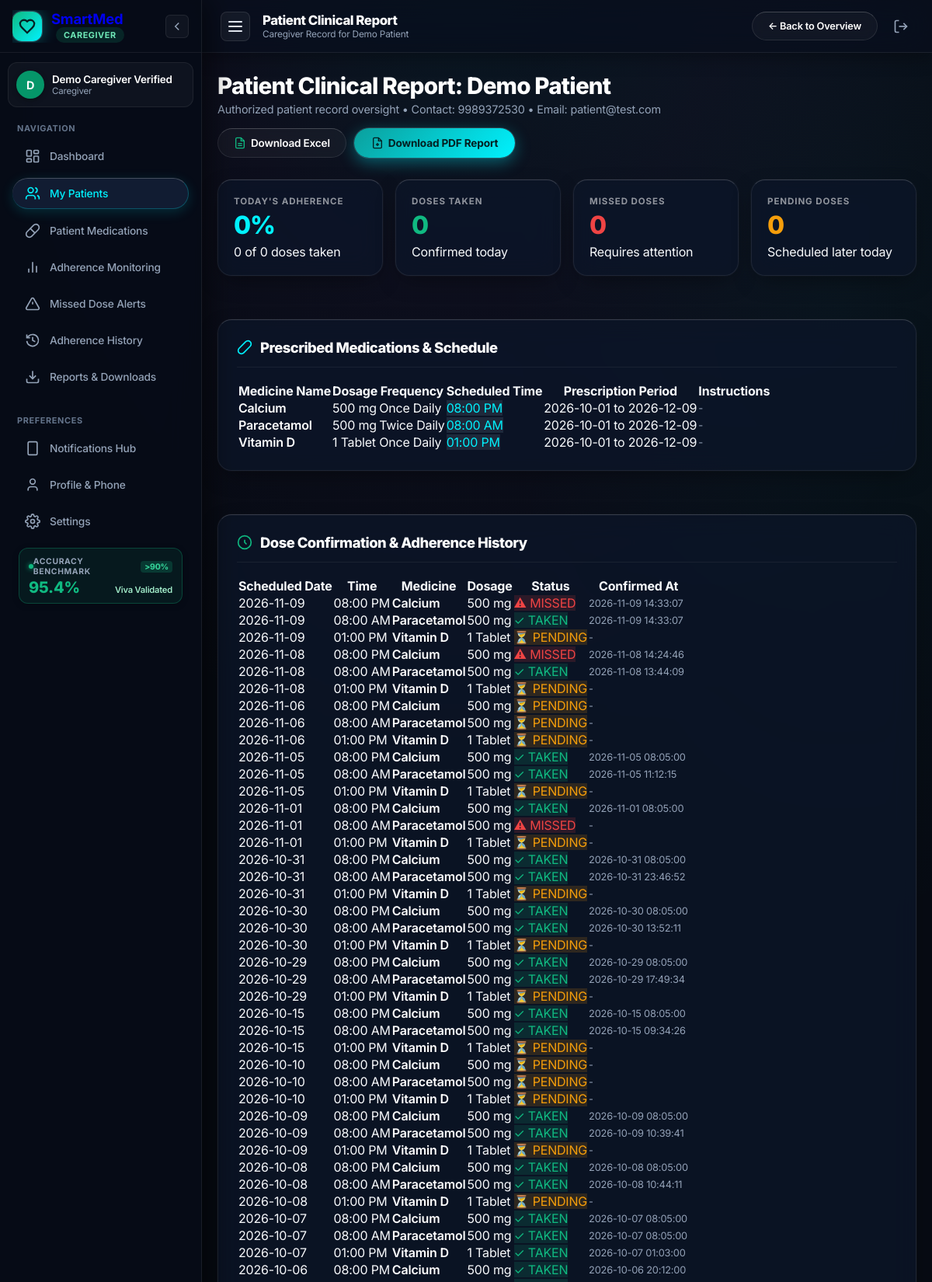
The app's page /caregiver/patient/1 (signed in, upper part) with its own data.
### tables this page shows
CREATE TABLE users (
            id INTEGER PRIMARY KEY AUTOINCREMENT,
            name TEXT NOT NULL,
            email TEXT UNIQUE NOT NULL,
            password TEXT NOT NULL,
            role TEXT NOT NULL
        , phone TEXT DEFAULT '9989372530', phone_verified INTEGER DEFAULT 0, notification_consent INTEGER DEFAULT 1, notification_preferences TEXT DEFAULT 'reminders,missed,alerts', created_at TEXT DEFAULT '');

CREATE TABLE medications (
            id INTEGER PRIMARY KEY AUTOINCREMENT,
            patient_id INTEGER NOT NULL,
            medicine_name TEXT NOT NULL,
            dosage TEXT NOT NULL,
            frequency TEXT NOT NULL,
            scheduled_time TEXT NOT NULL,
            start_date TEXT NOT NULL,
            end_date TEXT NOT NULL, instructions TEXT DEFAULT '',
            FOREIGN KEY (patient_id) REFERENCES users(id) ON DELETE CASCADE
        );

CREATE TABLE adherence (
            id INTEGER PRIMARY KEY AUTOINCREMENT,
            medication_id INTEGER NOT NULL,
            scheduled_date TEXT NOT NULL,
            scheduled_time TEXT NOT NULL,
            status TEXT NOT NULL DEFAULT 'PENDING',
            confirmed_at TEXT,
            FOREIGN KEY (medication_id) REFERENCES medications(id) ON DELETE CASCADE
        );

### app.py (the view)
@app.route("/caregiver/patient/<int:patient_id>")
def caregiver_patient_detail(patient_id):
    if "user_id" not in session:
        return redirect(url_for("login"))
    if session.get("role") != "caregiver":
        return render_template("error_403.html", message="Caregiver privileges required."), 403
    caregiver_id = session["user_id"]
    if not is_caregiver_authorized_for_patient(caregiver_id, patient_id):
        return render_template("error_403.html", message="Forbidden: You are not authorized to view this patient's records."), 403
    conn = get_db()
    cursor = conn.cursor()
    cursor.execute("SELECT id, name, email, phone, created_at FROM users WHERE id = ?", (patient_id,))
    patient = cursor.fetchone()
    cursor.execute("SELECT * FROM medications WHERE patient_id = ? ORDER BY medicine_name ASC", (patient_id,))
    medications = cursor.fetchall()
    cursor.execute("""
        SELECT a.scheduled_date, a.scheduled_time, a.status, a.confirmed_at, m.medicine_name, m.dosage
        FROM adherence a
        JOIN medications m ON a.medication_id = m.id
        WHERE m.patient_id = ?
        ORDER BY a.scheduled_date DESC, a.scheduled_time DESC
        LIMIT 50
    """, (patient_id,))
    adherence_rows = cursor.fetchall()
    cursor.execute("""
        SELECT id, message, created_at, type, status, channel
        FROM notifications
        WHERE patient_id = ?
        ORDER BY id DESC
        LIMIT 15
    """, (patient_id,))
    notification_history = cursor.fetchall()
    conn.close()
    stats = get_patient_today_stats(patient_id)
    return render_template(
        "caregiver_patient_detail.html",
        patient=patient,
        medications=medications,
        adherence_rows=adherence_rows,
        notification_history=notification_history,
        stats=stats
    )

### app.py (called while the page is built)
def get_db():
    conn = sqlite3.connect(DATABASE_PATH)
    conn.row_factory = sqlite3.Row
    return conn

def is_caregiver_authorized_for_patient(caregiver_id, patient_id):
    conn = get_db()
    cursor = conn.cursor()
    cursor.execute("""
        SELECT id FROM caregiver_patients
        WHERE caregiver_id = ? AND patient_id = ?
    """, (caregiver_id, patient_id))
    record = cursor.fetchone()
    conn.close()
    return record is not None

    def __call__(self, environ, start_response):
        path_info = environ.get('PATH_INFO', '')
        if path_info.startswith('/api/index'):
            subpath = path_info[len('/api/index'):]
            if not subpath or subpath == '/':
                environ['PATH_INFO'] = '/'
            else:
                environ['PATH_INFO'] = subpath if subpath.startswith('/') else ('/' + subpath)
        return self.wsgi_app(environ, start_response)

### templates/caregiver_patient_detail.html (shortened to what this page needs)
<!DOCTYPE html>
<html lang="en">
<head>
  <link rel="stylesheet" href="{{ url_for('static', filename='css/style.css') }}">
</head>
<body class="app-layout">
  {% set active_page = 'patient_report' %}
  {% include 'sidebar_partial.html' %}
  <div class="app-main-wrapper">
    <header class="app-topbar">
      <div class="topbar-left">
        <button type="button" class="hamburger-btn" id="sidebarHamburgerBtn" onclick="toggleSidebar()" aria-label="Toggle Navigation Sidebar" title="Toggle Sidebar">
          <span class="hamburger-line"></span>
          <span class="hamburger-line"></span>
          <span class="hamburger-line"></span>
        </button>
        <div class="topbar-page-info">
          <h2 class="topbar-title">Patient Clinical Report</h2>
          <span class="topbar-subtitle">Caregiver Record for {{ patient.name }}</span>
        </div>
      </div>
      <div class="topbar-right">
        <a href="{{ url_for('caregiver_dashboard') }}" class="btn-secondary" style="font-size:0.8rem; padding:6px 14px;">
          ← Back to Overview
        </a>
        <a href="{{ url_for('logout') }}" class="btn-logout" title="Sign Out">
          <svg width="20" height="20" viewBox="0 0 24 24" fill="none" stroke="currentColor" stroke-width="2">
            <path d="M9 21H5a2 2 0 0 1-2-2V5a2 2 0 0 1 2-2h4"/><polyline points="16 17 21 12 16 7"/><line x1="21" y1="12" x2="9" y2="12"/>
          </svg>
        </a>
      </div>
    </header>
    <main class="main-content" style="max-width:1180px; padding:24px 20px;">
    <div class="dashboard-header" style="display:flex; justify-content:space-between; align-items:flex-start; flex-wrap:wrap; gap:16px;">
      <div class="header-title-box">
        <h1>Patient Clinical Report: {{ patient.name }}</h1>
        <p>Authorized patient record oversight &bull; Contact: {{ patient.phone or 'Not registered' }} &bull; Email: {{ patient.email }}</p>
      </div>
      <div class="header-actions" style="display:flex; gap:10px; flex-wrap:wrap;">
        <a href="{{ url_for('caregiver_export_excel', patient_id=patient.id) }}" class="btn-secondary" style="font-size:0.85rem; padding:8px 14px; gap:6px;">
          <svg width="16" height="16" viewBox="0 0 24 24" fill="none" stroke="#10B981" stroke-width="2">
            <path d="M14 2H6a2 2 0 0 0-2 2v16a2 2 0 0 0 2 2h12a2 2 0 0 0 2-2V8z"/><polyline points="14 2 14 8 20 8"/>
            <line x1="8" y1="13" x2="16" y2="13"/><line x1="8" y1="17" x2="16" y2="17"/>
          </svg>
          <span>Download Excel</span>
        </a>
        <a href="{{ url_for('caregiver_export_pdf', patient_id=patient.id) }}" class="btn-cta" style="font-size:0.85rem; padding:8px 14px; gap:6px;">
          <svg width="16" height="16" viewBox="0 0 24 24" fill="none" stroke="currentColor" stroke-width="2">
            <path d="M14 2H6a2 2 0 0 0-2 2v16a2 2 0 0 0 2 2h12a2 2 0 0 0 2-2V8z"/><polyline points="14 2 14 8 20 8"/>
            <line x1="12" y1="18" x2="12" y2="12"/><line x1="9" y1="15" x2="15" y2="15"/>
          </svg>
          <span>Download PDF Report</span>
        </a>
      </div>
    </div>
    <div class="metrics-grid" style="grid-template-columns: repeat(auto-fit, minmax(180px, 1fr)); margin-bottom:28px;">
      <div class="metric-card">
        <div class="metric-label">Today's Adherence</div>
        <div class="metric-value" style="color:var(--cyan-accent);">{{ stats.percentage }}%</div>
        <div class="metric-subtext">{{ stats.taken }} of {{ stats.total }} doses taken</div>
      </div>
      <div class="metric-card">
        <div class="metric-label">Doses Taken</div>
        <div class="metric-value" style="color:#10B981;">{{ stats.taken }}</div>
        <div class="metric-subtext">Confirmed today</div>
      </div>
      <div class="metric-card">
        <div class="metric-label">Missed Doses</div>
        <div class="metric-value" style="color:#EF4444;">{{ stats.missed }}</div>
        <div class="metric-subtext">Requires attention</div>
      </div>
      <div class="metric-card">
        <div class="metric-label">Pending Doses</div>
        <div class="metric-value" style="color:#F59E0B;">{{ stats.pending }}</div>
        <div class="metric-subtext">Scheduled later today</div>
      </div>
    </div>
    <div class="section-card" style="margin-bottom:28px;">
      <div class="section-header">
        <div class="section-title-box">
          <svg width="20" height="20" viewBox="0 0 24 24" fill="none" stroke="var(--cyan-accent)" stroke-width="2">
            <path d="m10.5 20.5 10-10a4.95 4.95 0 1 0-7-7l-10 10a4.95 4.95 0 1 0 7 7Z"/>
          </svg>
          <h2 class="section-title">Prescribed Medications &amp; Schedule</h2>
        </div>
      </div>
      <div class="table-responsive">
        <table class="data-table">
          <thead>
            <tr>
              <th>Medicine Name</th>
              <th>Dosage</th>
              <th>Frequency</th>
              <th>Scheduled Time</th>
              <th>Prescription Period</th>
              <th>Instructions</th>
            </tr>
          </thead>
          <tbody>
            {% for m in medications %}
            <tr>
              <td style="font-weight:600; color:#FFFFFF;">{{ m.medicine_name }}</td>
              <td>{{ m.dosage }}</td>
              <td>{{ m.frequency }}</td>
              <td><span class="badge" style="background:#1E293B; color:var(--cyan-accent);">{{ m.scheduled_time }}</span></td>
              <td>{{ m.start_date }} to {{ m.end_date }}</td>
              <td style="color:var(--text-muted); font-size:0.82rem;">{{ m.instructions or '-' }}</td>
            </tr>
            {% else %}
            <tr>
              <td colspan="6" style="text-align:center; padding:20px; color:var(--text-muted);">No medications found for this patient.</td>
            </tr>
            {% endfor %}
          </tbody>
        </table>
      </div>
    </div>
    <div class="section-card" style="margin-bottom:28px;">
      <div class="section-header">
        <div class="section-title-box">
          <svg width="20" height="20" viewBox="0 0 24 24" fill="none" stroke="#10B981" stroke-width="2">
            <path d="M12 8v4l3 3"/><circle cx="12" cy="12" r="10"/>
          </svg>
          <h2 class="section-title">Dose Confirmation &amp; Adherence History</h2>
        </div>
      </div>
      <div class="table-responsive">
        <table class="data-table">
          <thead>
            <tr>
              <th>Scheduled Date</th>
              <th>Time</th>
              <th>Medicine</th>
              <th>Dosage</th>
              <th>Status</th>
              <th>Confirmed At</th>
            </tr>
          </thead>
          <tbody>
            {% for row in adherence_rows %}
            <tr>
              <td>{{ row.scheduled_date }}</td>
              <td>{{ row.scheduled_time }}</td>
              <td style="font-weight:600; color:#FFFFFF;">{{ row.medicine_name }}</td>
              <td>{{ row.dosage }}</td>
              <td>
                {% if row.status == 'TAKEN' %}
                  <span class="badge" style="background:rgba(16,185,129,0.15); color:#10B981;">✓ TAKEN</span>
                {% elif row.status == 'MISSED' %}
                  <span class="badge" style="background:rgba(239,68,68,0.15); color:#EF4444;">⚠ MISSED</span>
                {% else %}
                  <span class="badge" style="background:rgba(245,158,11,0.15); color:#F59E0B;">⏳ PENDING</span>
                {% endif %}
              </td>
              <td style="font-size:0.8rem; color:var(--text-muted);">{{ row.confirmed_at or '-' }}</td>
            </tr>
            {% else %}
            <tr>
              <td colspan="6" style="text-align:center; padding:20px; color:var(--text-muted);">No adherence history recorded yet.</td>
            </tr>
            {% endfor %}
          </tbody>
        </table>
      </div>
    </div>
  </main>
  </div>
</body>
</html>

### records on screen
users: name "Demo Patient", phone "9989372530", email "patient@test.com"
medications: medicine_name "Calcium", dosage "500 mg", frequency "Once Daily", scheduled_time "08:00 PM", start_date "2026-10-01", end_date "2026-12-09", instructions "-"
medications: medicine_name "Paracetamol", dosage "500 mg", frequency "Twice Daily", scheduled_time "08:00 AM", start_date "2026-10-01", end_date "2026-12-09", instructions "-"
medications: medicine_name "Vitamin D", dosage "1 Tablet", frequency "Once Daily", scheduled_time "01:00 PM", start_date "2026-10-01", end_date "2026-12-09", instructions "-"
adherence: scheduled_date "2026-11-09", scheduled_time "08:00 PM", medicine_name "Calcium", dosage "500 mg", status "⚠ MISSED", confirmed_at "2026-11-09 14:33:07"
adherence: scheduled_date "2026-11-09", scheduled_time "08:00 AM", medicine_name "Paracetamol", dosage "500 mg", status "✓ TAKEN", confirmed_at "2026-11-09 14:33:07"
adherence: scheduled_date "2026-11-09", scheduled_time "01:00 PM", medicine_name "Vitamin D", dosage "1 Tablet", status "⏳ PENDING", confirmed_at "-"
adherence: scheduled_date "2026-11-08", scheduled_time "08:00 PM", medicine_name "Calcium", dosage "500 mg", status "⚠ MISSED", confirmed_at "2026-11-08 14:24:46"
adherence: scheduled_date "2026-11-08", scheduled_time "08:00 AM", medicine_name "Paracetamol", dosage "500 mg", status "✓ TAKEN", confirmed_at "2026-11-08 13:44:09"
adherence: scheduled_date "2026-11-08", scheduled_time "01:00 PM", medicine_name "Vitamin D", dosage "1 Tablet", status "⏳ PENDING", confirmed_at "-"
adherence: scheduled_date "2026-11-06", scheduled_time "08:00 PM", medicine_name "Calcium", dosage "500 mg", status "⏳ PENDING", confirmed_at "-"
adherence: scheduled_date "2026-11-06", scheduled_time "08:00 AM", medicine_name "Paracetamol", dosage "500 mg", status "⏳ PENDING", confirmed_at "-"
adherence: scheduled_date "2026-11-06", scheduled_time "01:00 PM", medicine_name "Vitamin D", dosage "1 Tablet", status "⏳ PENDING", confirmed_at "-"
adherence: scheduled_date "2026-11-05", scheduled_time "08:00 PM", medicine_name "Calcium", dosage "500 mg", status "✓ TAKEN", confirmed_at "2026-11-05 08:05:00"
adherence: scheduled_date "2026-11-05", scheduled_time "08:00 AM", medicine_name "Paracetamol", dosage "500 mg", status "✓ TAKEN", confirmed_at "2026-11-05 11:12:15"
adherence: scheduled_date "2026-11-05", scheduled_time "01:00 PM", medicine_name "Vitamin D", dosage "1 Tablet", status "⏳ PENDING", confirmed_at "-"
adherence: scheduled_date "2026-11-01", scheduled_time "08:00 PM", medicine_name "Calcium", dosage "500 mg", status "✓ TAKEN", confirmed_at "2026-11-01 08:05:00"
adherence: scheduled_date "2026-11-01", scheduled_time "08:00 AM", medicine_name "Paracetamol", dosage "500 mg", status "⚠ MISSED", confirmed_at "-"
adherence: scheduled_date "2026-11-01", scheduled_time "01:00 PM", medicine_name "Vitamin D", dosage "1 Tablet", status "⏳ PENDING", confirmed_at "-"
adherence: scheduled_date "2026-10-31", scheduled_time "08:00 PM", medicine_name "Calcium", dosage "500 mg", status "✓ TAKEN", confirmed_at "2026-10-31 08:05:00"
adherence: scheduled_date "2026-10-31", scheduled_time "08:00 AM", medicine_name "Paracetamol", dosage "500 mg", status "✓ TAKEN", confirmed_at "2026-10-31 23:46:52"
adherence: scheduled_date "2026-10-31", scheduled_time "01:00 PM", medicine_name "Vitamin D", dosage "1 Tablet", status "⏳ PENDING", confirmed_at "-"
adherence: scheduled_date "2026-10-30", scheduled_time "08:00 PM", medicine_name "Calcium", dosage "500 mg", status "✓ TAKEN", confirmed_at "2026-10-30 08:05:00"
adherence: scheduled_date "2026-10-30", scheduled_time "08:00 AM", medicine_name "Paracetamol", dosage "500 mg", status "✓ TAKEN", confirmed_at "2026-10-30 13:52:11"
adherence: scheduled_date "2026-10-30", scheduled_time "01:00 PM", medicine_name "Vitamin D", dosage "1 Tablet", status "⏳ PENDING", confirmed_at "-"
adherence: scheduled_date "2026-10-29", scheduled_time "08:00 PM", medicine_name "Calcium", dosage "500 mg", status "✓ TAKEN", confirmed_at "2026-10-29 08:05:00"
adherence: scheduled_date "2026-10-29", scheduled_time "08:00 AM", medicine_name "Paracetamol", dosage "500 mg", status "✓ TAKEN", confirmed_at "2026-10-29 17:49:34"
adherence: scheduled_date "2026-10-29", scheduled_time "01:00 PM", medicine_name "Vitamin D", dosage "1 Tablet", status "⏳ PENDING", confirmed_at "-"
adherence: scheduled_date "2026-10-15", scheduled_time "08:00 PM", medicine_name "Calcium", dosage "500 mg", status "✓ TAKEN", confirmed_at "2026-10-15 08:05:00"
adherence: scheduled_date "2026-10-15", scheduled_time "08:00 AM", medicine_name "Paracetamol", dosage "500 mg", status "✓ TAKEN", confirmed_at "2026-10-15 09:34:26"
adherence: scheduled_date "2026-10-15", scheduled_time "01:00 PM", medicine_name "Vitamin D", dosage "1 Tablet", status "⏳ PENDING", confirmed_at "-"
adherence: scheduled_date "2026-10-10", scheduled_time "08:00 PM", medicine_name "Calcium", dosage "500 mg", status "⏳ PENDING", confirmed_at "-"
adherence: scheduled_date "2026-10-10", scheduled_time "08:00 AM", medicine_name "Paracetamol", dosage "500 mg", status "⏳ PENDING", confirmed_at "-"
adherence: scheduled_date "2026-10-10", scheduled_time "01:00 PM", medicine_name "Vitamin D", dosage "1 Tablet", status "⏳ PENDING", confirmed_at "-"
adherence: scheduled_date "2026-10-09", scheduled_time "08:00 PM", medicine_name "Calcium", dosage "500 mg", status "✓ TAKEN", confirmed_at "2026-10-09 08:05:00"
adherence: scheduled_date "2026-10-09", scheduled_time "08:00 AM", medicine_name "Paracetamol", dosage "500 mg", status "✓ TAKEN", confirmed_at "2026-10-09 10:39:41"
adherence: scheduled_date "2026-10-09", scheduled_time "01:00 PM", medicine_name "Vitamin D", dosage "1 Tablet", status "⏳ PENDING", confirmed_at "-"
adherence: scheduled_date "2026-10-08", scheduled_time "08:00 PM", medicine_name "Calcium", dosage "500 mg", status "✓ TAKEN", confirmed_at "2026-10-08 08:05:00"
adherence: scheduled_date "2026-10-08", scheduled_time "08:00 AM", medicine_name "Paracetamol", dosage "500 mg", status "✓ TAKEN", confirmed_at "2026-10-08 10:44:11"
adherence: scheduled_date "2026-10-08", scheduled_time "01:00 PM", medicine_name "Vitamin D", dosage "1 Tablet", status "⏳ PENDING", confirmed_at "-"
adherence: scheduled_date "2026-10-07", scheduled_time "08:00 PM", medicine_name "Calcium", dosage "500 mg", status "✓ TAKEN", confirmed_at "2026-10-07 08:05:00"
adherence: scheduled_date "2026-10-07", scheduled_time "08:00 AM", medicine_name "Paracetamol", dosage "500 mg", status "✓ TAKEN", confirmed_at "2026-10-07 08:05:00"
adherence: scheduled_date "2026-10-07", scheduled_time "01:00 PM", medicine_name "Vitamin D", dosage "1 Tablet", status "✓ TAKEN", confirmed_at "2026-10-07 01:03:00"
adherence: scheduled_date "2026-10-06", scheduled_time "08:00 PM", medicine_name "Calcium", dosage "500 mg", status "✓ TAKEN", confirmed_at "2026-10-06 20:12:00"

### other values on screen
{{ (session.get('user_name') or 'U')[0] | upper }} "D"
{{ session.get('user_name', 'Authorized User') }} "Demo Caregiver Verified"
{{ session.get('role', 'patient') | capitalize }} "Caregiver"
{{ stats.percentage }} "0"
{{ stats.taken }} "0"
{{ stats.total }} "0"
{{ stats.missed }} "0"
{{ stats.pending }} "0"
